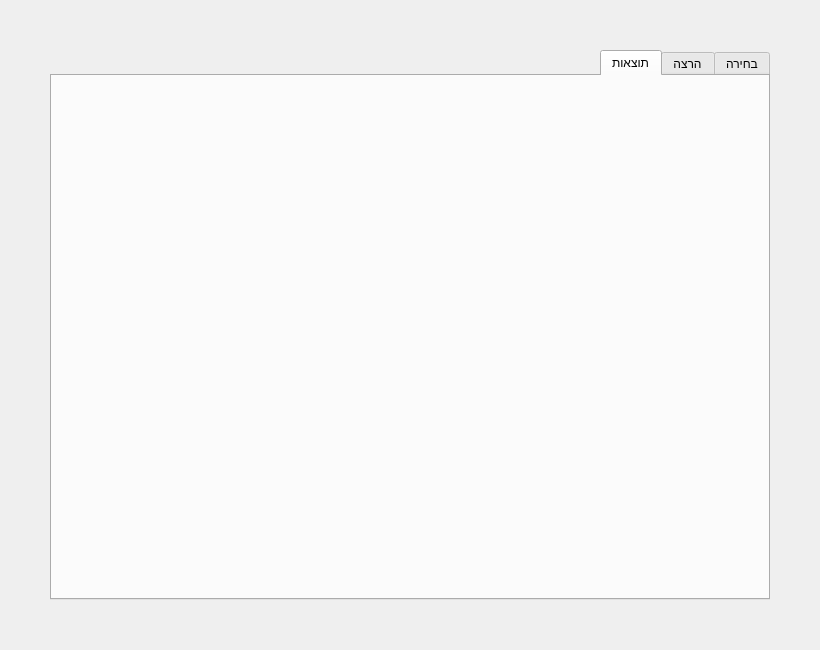
<?xml version="1.0" encoding="UTF-8"?>
<ui version="4.0">
 <class>MainWin</class>
 <widget class="QWidget" name="MainWin">
  <property name="geometry">
   <rect>
    <x>0</x>
    <y>0</y>
    <width>820</width>
    <height>650</height>
   </rect>
  </property>
  <property name="windowTitle">
   <string>Form</string>
  </property>
  <widget class="QTabWidget" name="tab_collection">
   <property name="geometry">
    <rect>
     <x>50</x>
     <y>50</y>
     <width>720</width>
     <height>550</height>
    </rect>
   </property>
   <property name="layoutDirection">
    <enum>Qt::RightToLeft</enum>
   </property>
   <property name="currentIndex">
    <number>2</number>
   </property>
   <widget class="QWidget" name="t1">
    <attribute name="title">
     <string>בחירה</string>
    </attribute>
   </widget>
   <widget class="QWidget" name="t2">
    <attribute name="title">
     <string>הרצה</string>
    </attribute>
   </widget>
   <widget class="QWidget" name="t3">
    <attribute name="title">
     <string>תוצאות</string>
    </attribute>
   </widget>
  </widget>
 </widget>
 <resources/>
 <connections/>
</ui>
